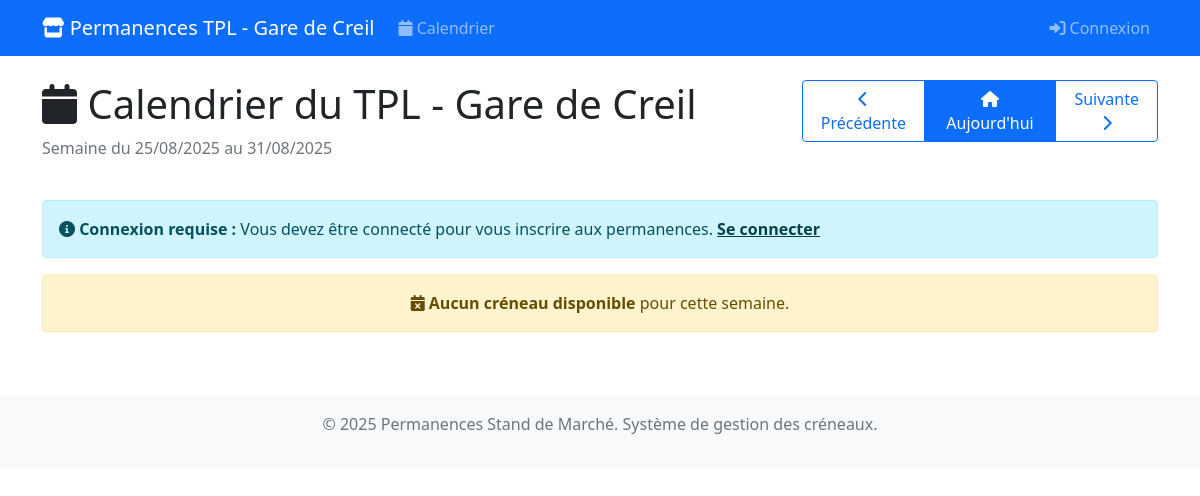
Before: /permanences/?week=2025-08-25 with the older database file.
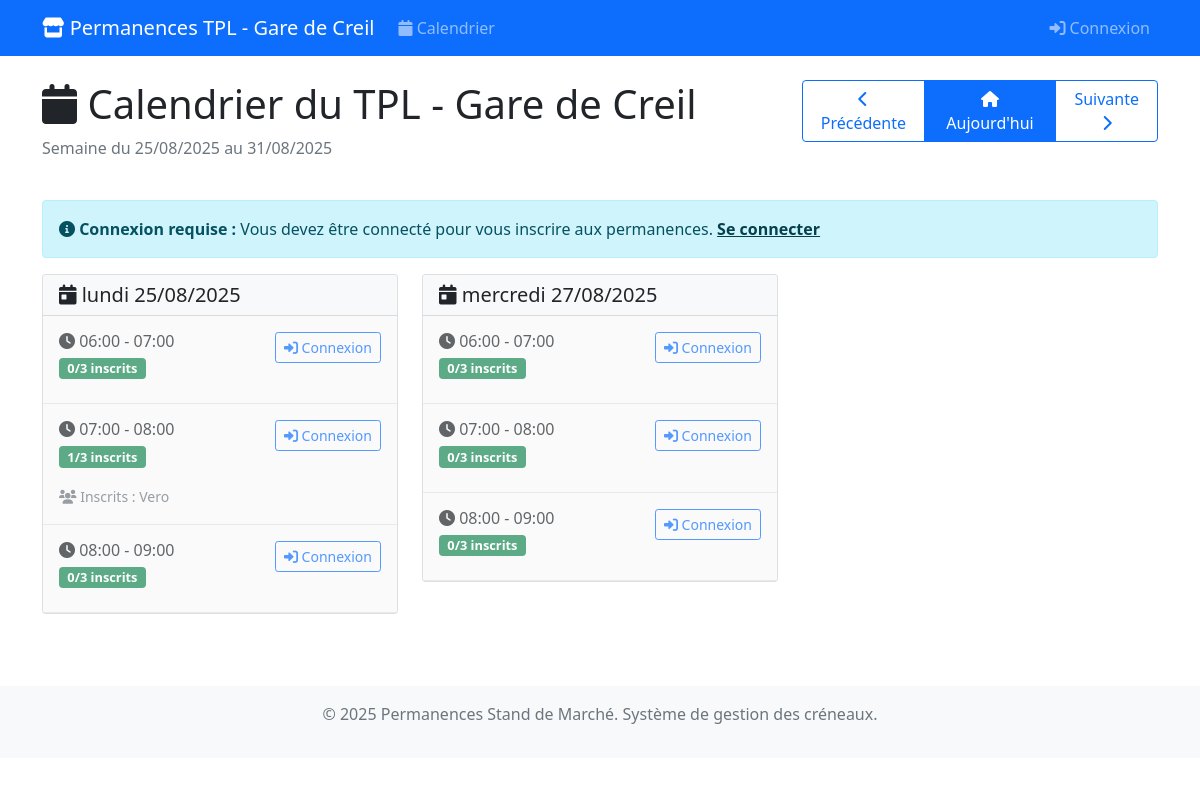
After: the same page with the newer database file.
### permanences/models.py (models this page shows, shortened)
class CreneauHoraire(models.Model):
    date = models.DateField(help_text="Date du créneau")
    heure_debut = models.TimeField(help_text="Heure de début du créneau")
    heure_fin = models.TimeField(help_text="Heure de fin du créneau")
    max_personnes = models.PositiveIntegerField(
        default=3,
        help_text="Nombre maximum de personnes autorisées pour ce créneau"
    )
    actif = models.BooleanField(default=True, help_text="Créneau disponible pour inscription")
    class Meta:
        verbose_name = "Créneau horaire"
        verbose_name_plural = "Créneaux horaires"
        unique_together = ['date', 'heure_debut']
        ordering = ['date', 'heure_debut']
    @property
    def places_disponibles(self):
        try:
            inscriptions_count = self.inscriptions.filter(annulee=False).count()
            return max(0, self.max_personnes - inscriptions_count)
        except Exception:
            return self.max_personnes
    @property
    def complet(self):
        try:
            return self.places_disponibles <= 0
        except Exception:
            return False
    @property
    def est_passe(self):
        try:
            maintenant = datetime.now()
            creneau_datetime = datetime.combine(self.date, self.heure_debut)
            return creneau_datetime < maintenant
        except Exception:
            return False

class Inscription(models.Model):
    utilisateur = models.ForeignKey(
        User,
        on_delete=models.CASCADE,
        related_name='inscriptions',
        help_text="Utilisateur inscrit"
    )
    creneau = models.ForeignKey(
        CreneauHoraire,
        on_delete=models.CASCADE,
        related_name='inscriptions',
        help_text="Créneau horaire"
    )
    date_inscription = models.DateTimeField(
        auto_now_add=True,
        help_text="Date et heure d'inscription"
    )
    annulee = models.BooleanField(default=False, help_text="Inscription annulée")
    date_annulation = models.DateTimeField(
        null=True,
        blank=True,
        help_text="Date et heure d'annulation"
    )
    commentaire = models.TextField(
        blank=True,
        help_text="Commentaire optionnel"
    )
    class Meta:
        verbose_name = "Inscription"
        verbose_name_plural = "Inscriptions"
        unique_together = ['utilisateur', 'creneau']
        ordering = ['-date_inscription']

### permanences/views.py (the view, shortened to what this page needs)
# urls.py: path('', views.calendrier_permanences, name='calendrier'),
def calendrier_permanences(request):
    today = timezone.now().date()
    week_start = request.GET.get('week')
    if week_start:
        try:
            week_start = datetime.strptime(week_start, '%Y-%m-%d').date()
        except ValueError:
            week_start = today - timedelta(days=today.weekday())
    else:
        week_start = today - timedelta(days=today.weekday())
    week_end = week_start + timedelta(days=6)
    creneaux = CreneauHoraire.objects.filter(
        date__range=[week_start, week_end],
        actif=True
    ).prefetch_related('inscriptions__utilisateur').order_by('date', 'heure_debut')
    creneaux_par_jour = {}
    for creneau in creneaux:
        if creneau.date not in creneaux_par_jour:
            creneaux_par_jour[creneau.date] = []
        user_inscription = None
        creneau.user_inscription = user_inscription
        creneaux_par_jour[creneau.date].append(creneau)
    prev_week = week_start - timedelta(days=7)
    next_week = week_start + timedelta(days=7)
    context = {
        'creneaux_par_jour': creneaux_par_jour,
        'week_start': week_start,
        'week_end': week_end,
        'prev_week': prev_week,
        'next_week': next_week,
        'today': today,
    }
    return render(request, 'permanences/calendrier.html', context)

### templates/permanences/calendrier.html (shortened to what this page needs)
{% extends 'base.html' %}
{% block content %}
<div class="row mb-4">
    <div class="col-md-8">
        <h1><i class="fas fa-calendar"></i> Calendrier du TPL - Gare de Creil</h1>
        <p class="text-muted">Semaine du {{ week_start|date:"d/m/Y" }} au {{ week_end|date:"d/m/Y" }}</p>
    </div>
    <div class="col-md-4 text-end">
        <div class="btn-group" role="group">
            <a href="?week={{ prev_week|date:'Y-m-d' }}" class="btn btn-outline-primary">
                <i class="fas fa-chevron-left"></i> Précédente
            </a>
            <a href="?" class="btn btn-primary">
                <i class="fas fa-home"></i> Aujourd'hui
            </a>
            <a href="?week={{ next_week|date:'Y-m-d' }}" class="btn btn-outline-primary">
                Suivante <i class="fas fa-chevron-right"></i>
            </a>
        </div>
    </div>
</div>
{% if not user.is_authenticated %}
<div class="alert alert-info">
    <i class="fas fa-info-circle"></i>
    <strong>Connexion requise :</strong>
    Vous devez être connecté pour vous inscrire aux permanences.
    <a href="{% url 'login' %}" class="alert-link">Se connecter</a>
</div>
{% endif %}
<div class="row">
    {% for date, creneaux in creneaux_par_jour.items %}
    <div class="col-md-6 col-lg-4 mb-4">
        <div class="card">
            <div class="card-header bg-light">
                <h5 class="card-title mb-0">
                    <i class="fas fa-calendar-day"></i>
                    {{ date|date:"l d/m/Y" }}
                </h5>
            </div>
            <div class="card-body p-0">
                {% for creneau in creneaux %}
                <div class="creneau-card p-3 border-bottom
                    {% if creneau.est_passe %}passe{% endif %}
                    {% if creneau.user_inscription %}inscrit{% endif %}">
                    <div class="d-flex justify-content-between align-items-start">
                        <div>
                            <h6 class="mb-1">
                                <i class="fas fa-clock"></i>
                                {{ creneau.heure_debut|time:"H:i" }} - {{ creneau.heure_fin|time:"H:i" }}
                            </h6>
                            <div class="mb-2">
                                <span class="badge places-badge
                                    {% if creneau.complet %}bg-danger{% elif creneau.places_disponibles <= 1 %}bg-warning{% else %}bg-success{% endif %}">
                                    {{ creneau.inscriptions.count }}/{{ creneau.max_personnes }} inscrits
                                </span>
                            </div>
                        </div>
                        <div class="text-end">
                            {% if user.is_superuser %}
                                {% if creneau.user_inscription %}
                                    <div class="mb-2">
                                        <span class="badge bg-info">
                                            <i class="fas fa-user"></i> Vous êtes inscrit
                                        </span>
                                    </div>
                                {% endif %}
                                {% if not creneau.est_passe %}
                                    <a href="{% url 'permanences:gestion' %}?week={{ week_start|date:'Y-m-d' }}" class="btn btn-sm btn-primary">
                                        <i class="fas fa-users-cog"></i> Gérer
                                    </a>
                                {% endif %}
                            {% else %}
                                <a href="{% url 'login' %}" class="btn btn-sm btn-outline-primary">
                                    <i class="fas fa-sign-in-alt"></i> Connexion
                                </a>
                            {% endif %}
                        </div>
                    </div>
                    {% if creneau.inscriptions.count > 0 %}
                    <div class="mt-2">
                        <small class="text-muted">
                            <i class="fas fa-users"></i> Inscrits :
                            {% for inscription in creneau.inscriptions.all %}
                                {% if not inscription.annulee %}
                                    {{ inscription.utilisateur.first_name|default:inscription.utilisateur.username }}{% if not forloop.last %}, {% endif %}
                                {% endif %}
                            {% endfor %}
                        </small>
                    </div>
                    {% endif %}
                </div>
                {% empty %}
                <div class="p-3 text-center text-muted">
                    <i class="fas fa-calendar-times"></i>
                    Aucun créneau disponible
                </div>
                {% endfor %}
            </div>
        </div>
    </div>
    {% empty %}
    <div class="col-12">
        <div class="alert alert-warning text-center">
            <i class="fas fa-calendar-times"></i>
            <strong>Aucun créneau disponible</strong> pour cette semaine.
        </div>
    </div>
    {% endfor %}
</div>
{% endblock %}

### templates/base.html (shortened to what this page needs)
<!DOCTYPE html>
<html lang="fr">
<head>
    <link href="https://cdn.jsdelivr.net/npm/bootstrap@5.1.3/dist/css/bootstrap.min.css" rel="stylesheet">
    <link href="https://cdnjs.cloudflare.com/ajax/libs/font-awesome/6.0.0/css/all.min.css" rel="stylesheet">
</head>
<body>
    <nav class="navbar navbar-expand-lg navbar-dark bg-primary">
        <div class="container">
            <a class="navbar-brand" href="{% url 'permanences:calendrier' %}">
                <i class="fas fa-store"></i> Permanences TPL - Gare de Creil
            </a>
            <div class="collapse navbar-collapse" id="navbarNav">
                <ul class="navbar-nav me-auto">
                    <li class="nav-item">
                        <a class="nav-link" href="{% url 'permanences:calendrier' %}">
                            <i class="fas fa-calendar"></i> Calendrier
                        </a>
                    </li>
                </ul>
                <ul class="navbar-nav">
                    {% if user.is_authenticated %}
                        <li class="nav-item dropdown">
                            <a class="nav-link dropdown-toggle" href="#" id="navbarDropdown" role="button" data-bs-toggle="dropdown">
                                <i class="fas fa-user"></i> {{ user.username }}
                            </a>
    <ul class="dropdown-menu">
                                <li><a class="dropdown-item" href="{% url 'accounts:profil' %}">
                                    <i class="fas fa-user-circle"></i> Mon profil
                                </a></li>
                                {% if user.is_staff %}
                                <li><hr class="dropdown-divider"></li>
                                <li><a class="dropdown-item" href="{% url 'admin:index' %}">
                                    <i class="fas fa-cog"></i> Administration
                                </a></li>
                                {% endif %}
                                <li><hr class="dropdown-divider"></li>
                                <li>
                                    <form method="post" action="{% url 'logout' %}" class="d-inline">
                                        {% csrf_token %}
                                        <button type="submit" class="dropdown-item border-0 bg-transparent logout-btn">
                                            <i class="fas fa-sign-out-alt"></i> Déconnexion
                                        </button>
                                    </form>
                                </li>
                            </ul>
                        </li>
                    {% else %}
                        <li class="nav-item">
                            <a class="nav-link" href="{% url 'login' %}">
                                <i class="fas fa-sign-in-alt"></i> Connexion
                            </a>
                        </li>
                    {% endif %}
                </ul>
            </div>
        </div>
    </nav>
    <main class="container mt-4">
        {% block content %}
        {% endblock %}
    </main>
    <footer class="bg-light text-center text-muted mt-5 py-3">
        <div class="container">
            <p>&copy; 2025 Permanences Stand de Marché. Système de gestion des créneaux.</p>
        </div>
    </footer>
</body>
</html>

### templates/base.html (style rules this page uses)
.creneau-card { transition: transform 0.2s; }
.passe { background-color: #f8f9fa; opacity: 0.7; }
.places-badge { font-size: 0.8em; }

Changed rows visible on the page:
added CreneauHoraire: date "lundi 25/08/2025", heure_debut "06:00", heure_fin "07:00", inscriptions.count "0", max_personnes "3"
added CreneauHoraire: heure_debut "07:00", heure_fin "08:00", inscriptions.count "1", max_personnes "3", shown under "lundi 25/08/2025"
added Inscription: utilisateur.first_name "Vero"
added CreneauHoraire: heure_debut "08:00", heure_fin "09:00", inscriptions.count "0", max_personnes "3", shown under "lundi 25/08/2025"
added CreneauHoraire: date "mercredi 27/08/2025", heure_debut "06:00", heure_fin "07:00", inscriptions.count "0", max_personnes "3"
added CreneauHoraire: heure_debut "07:00", heure_fin "08:00", inscriptions.count "0", max_personnes "3", shown under "mercredi 27/08/2025"
added CreneauHoraire: heure_debut "08:00", heure_fin "09:00", inscriptions.count "0", max_personnes "3", shown under "mercredi 27/08/2025"
Other visible differences:
text no longer shown: "Aucun créneau disponible pour cette semaine."
